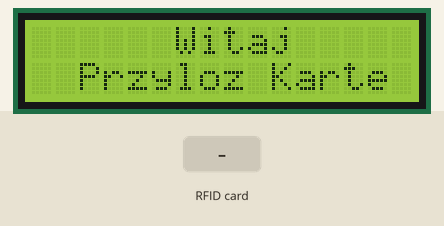
Simulated run of this sketch. Board: Arduino Uno, built with avr-gcc and run on an emulated ATmega328P. Shown: 16×2 character LCD. Inputs (shaded band) come from the test bench.

Above: at 1.3 s.
1.4 s: RFID card D3 C8 12 1C held to the reader
At 1.9 s:
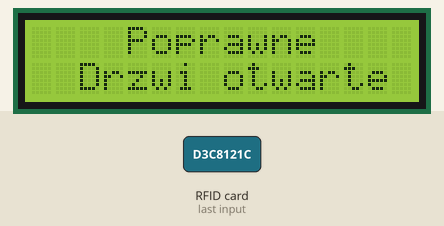
3.0 s: RFID card 5E 7A 19 C4 held to the reader
At 5.2 s:
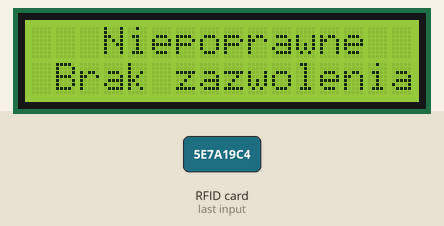
Timing chart, 0 to 6.7 s (numbered marks = the images above; inputs shaded):
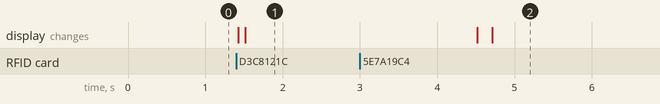

The sketch:

rfid_arduino.ino
```cpp
#include <MFRC522.h>
#include <LiquidCrystal_I2C.h> // dolaczenie pobranej biblioteki I2C dla LCD
const byte UID[] = {0xd3, 0xc8, 0x12, 0x1c};
LiquidCrystal_I2C lcd(0x27, 2, 1, 0, 4, 5, 6, 7, 3, POSITIVE);
MFRC522 rfid(10, 9);
MFRC522::MIFARE_Key key;

void setup() {
SPI.begin();
rfid.PCD_Init();
Waiting();

}

void loop() {
if (rfid.PICC_IsNewCardPresent() && rfid.PICC_ReadCardSerial())
{
if (rfid.uid.uidByte[0] == UID[0] &&
rfid.uid.uidByte[1] == UID[1] &&
rfid.uid.uidByte[2] == UID[2] &&
rfid.uid.uidByte[3] == UID[3])
{
  Correct();
}else{
  inCorrect();
}
rfid.PICC_HaltA();
rfid.PCD_StopCrypto1();
}
}
void Waiting(){
lcd.clear();
lcd.begin(16,2);
lcd.backlight();
lcd.setCursor(0,0);
lcd.print("      Witaj");
lcd.setCursor(0,1);
lcd.print("  Przyloz Karte");
digitalWrite(2,HIGH);
}
void Correct(){
lcd.clear();
lcd.begin(16,2);
lcd.backlight();
lcd.setCursor(0,0);
lcd.print("    Poprawne");
lcd.setCursor(0,1);
lcd.print("  Drzwi otwarte");
delay(3000);
Waiting();
}
void inCorrect(){
lcd.clear();
lcd.begin(16,2);
lcd.backlight();
lcd.setCursor(0,0);
lcd.print("   Niepoprawne");
lcd.setCursor(0,1);
lcd.print(" Brak zazwolenia");
delay(3000);
Waiting();
}
```

Measured:
- after the input at 1.4 s, the display: first changes at once (image 1 shows a later state)
